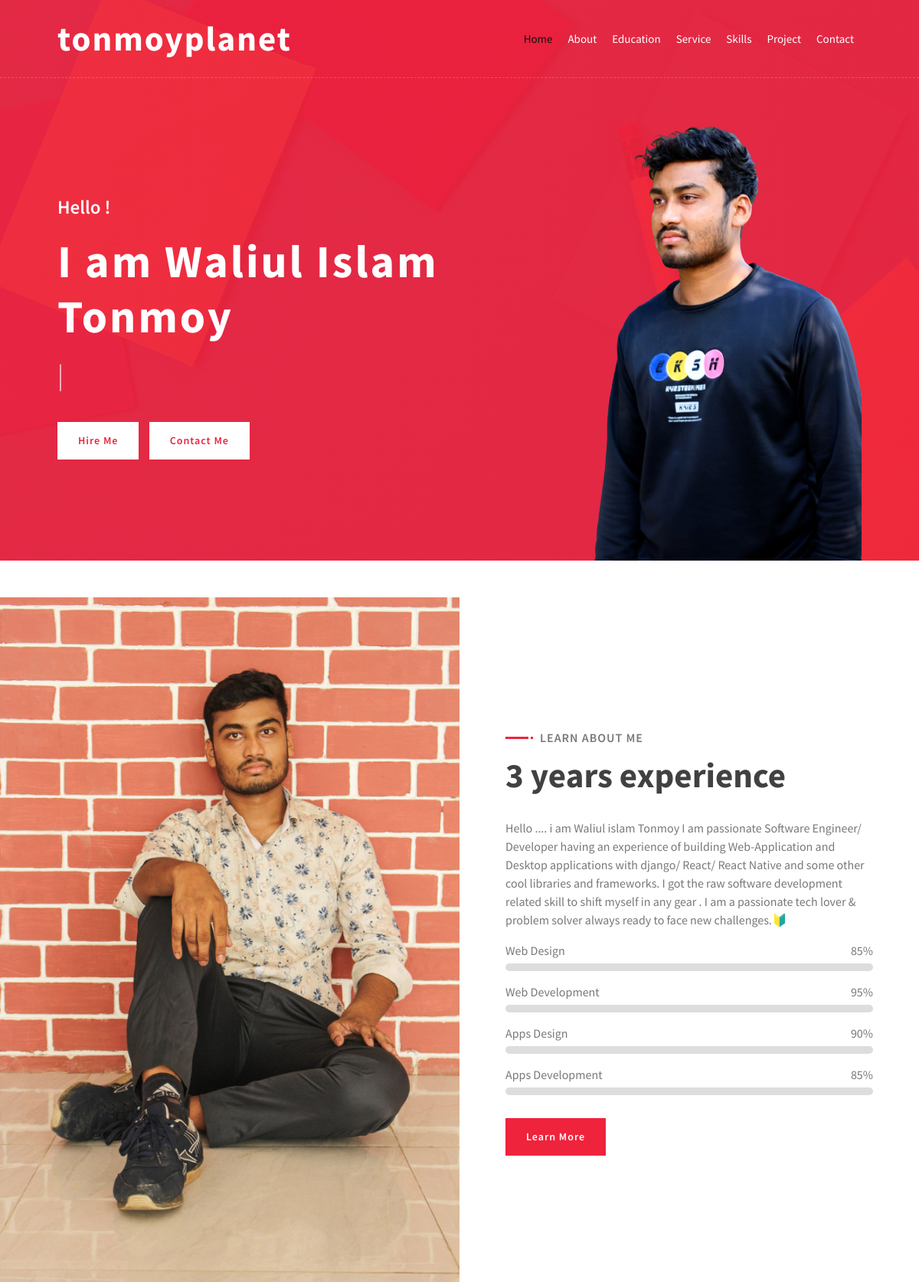
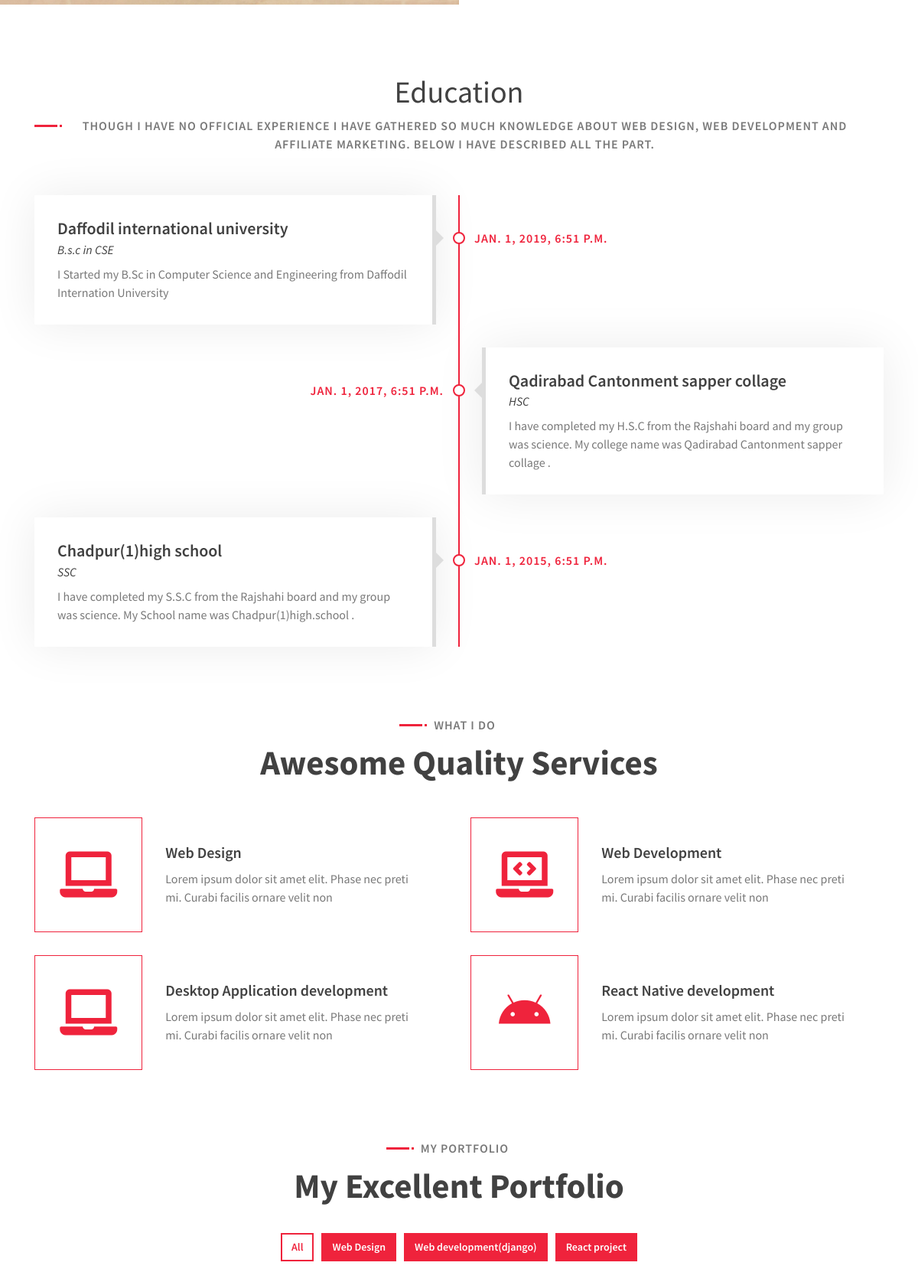
The page / (upper part) on the database its author committed (2 pictures, top to bottom).
### tonmoy/models.py (models this page shows, shortened)
class Home(models.Model):
    name=models.CharField(max_length=250)
    greetings_1=models.CharField(max_length=250)
    greetings_2=models.CharField(max_length=250)
    hire_me=models.URLField(max_length=200,blank=True)
    contact_me=models.URLField(max_length=200,blank=True)
    picture=models.ImageField(upload_to='picture/')
    updated=models.DateTimeField( auto_now=True)

class About(models.Model):
    heading=models.CharField(max_length=250)
    expeirence = models.CharField(max_length=250)
    description=models.TextField(blank=False)
    profile_img=models.ImageField(upload_to='profile/')
    updated=models.DateTimeField(auto_now=True)

class Education(models.Model):
    fname=models.CharField(max_length=50)
    school=models.CharField(max_length=50)
    school_description=models.TextField()
    school_time=models.DateTimeField()
    collage=models.CharField(max_length=50)
    collage_description=models.TextField()
    collage_time=models.DateTimeField()
    university=models.CharField(max_length=50)
    university_description=models.TextField()
    university_time=models.DateTimeField()
    webdesign=models.CharField(max_length=50)
    web_description=models.TextField()
    webdesign_time=models.DateTimeField()
    webdevelopment=models.CharField(max_length=50)
    webdevelopment_description=models.TextField()
    webdevelopment_time=models.DateTimeField()
    updated=models.DateTimeField(auto_now=True)

class Workprocess(models.Model):
    name=models.CharField(max_length=50)
    heading=models.CharField(max_length=50)
    heading_1=models.CharField(max_length=50)
    description_1=models.TextField()
    heading_2=models.CharField(max_length=50)
    description_2=models.TextField()
    heading_3=models.CharField(max_length=50)
    description_3=models.TextField()
    heading_4=models.CharField(max_length=50)
    description_4=models.TextField()
    updated=models.DateTimeField(auto_now=True)

### tonmoy/views.py (the view)
# urls.py: path('',views.index,name='index'),
def index(request):
    home=Home.objects.latest('updated')
    about=About.objects.latest('updated')
    profiles=Profile.objects.filter(about=about)
    education=Education.objects.latest('updated')
    categories=Category.objects.all()
    portfolios=Portfolio.objects.all()
    contact=Contact.objects.latest('updated')
    workprocess=Workprocess.objects.latest('updated')
    diction={'title':'welcome to tonmoyPlanet','home':home,'about':about,'profiles':profiles,'categories':categories,'portfolios':portfolios,'workprocess':workprocess,'education':education,'contact':contact }
    return render (request,'tonmoy/index.html',context=diction)

### templates/tonmoy/index.html (shortened to what this page needs)
{% load static %}
<!DOCTYPE html>
<html lang="en">
    <head>
        <link href="https://cdn.jsdelivr.net/npm/bootstrap@5.0.2/dist/css/bootstrap.min.css" rel="stylesheet">
        <link href="https://stackpath.bootstrapcdn.com/bootstrap/4.4.1/css/bootstrap.min.css" rel="stylesheet">
        <link href="https://cdnjs.cloudflare.com/ajax/libs/font-awesome/5.10.0/css/all.min.css" rel="stylesheet">
        <link href="lib/animate/animate.min.css" rel="stylesheet">
        <link href="lib/owlcarousel/assets/owl.carousel.min.css" rel="stylesheet">
        <link href="lib/lightbox/css/lightbox.min.css" rel="stylesheet">
        <link href="{% static 'css/style.css' %}" rel="stylesheet">
    </head>
    <body data-spy="scroll" data-target=".navbar" data-offset="51">
        <div class="navbar navbar-expand-lg bg-light navbar-light">
            <div class="container-fluid">
                <a href="index.html" class="navbar-brand">{{home.name}}</a>
                <div class="collapse navbar-collapse justify-content-between" id="navbarCollapse">
                    <div class="navbar-nav ml-auto">
                        <a href="#home" class="nav-item nav-link active">Home</a>
                        <a href="#about" class="nav-item nav-link">About</a>
                        <a href="#education" class="nav-item nav-link">Education</a>
                        <a href="#service" class="nav-item nav-link">Service</a>
                        <a href="#experience" class="nav-item nav-link">Skills</a>
                        <a href="#portfolio" class="nav-item nav-link">Project</a>
                        <a href="#contact" class="nav-item nav-link">Contact</a>
                    </div>
                </div>
            </div>
        </div>
        <div class="hero" id="home">
            <div class="container-fluid">
                <div class="row align-items-center">
                    <div class="col-sm-12 col-md-6">
                        <div class="hero-content">
                            <div class="hero-text">
                                <p>{{home.greetings_1}}</p>
                                <h1>{{home.greetings_2}}</h1>
                            </div>
                            <div class="hero-btn">
                                <a class="btn" href="{{home.hire_me}}">Hire Me</a>
                                <a class="btn" href="{{home.contact_me}}">Contact Me</a>
                            </div>
                        </div>
                    </div>
                    <div class="col-sm-12 col-md-6 d-none d-md-block">
                        <div class="hero-image">
                            <img src="{{home.picture.url}}" alt="Hero Image">
                        </div>
                    </div>
                </div>
            </div>
        </div>
        <div class="about wow fadeInUp pt-5" data-wow-delay="0.1s" id="about">
            <div class="container-fluid">
                <div class="row align-items-center">
                    <div class="col-lg-6">
                        <div class="about-img">
                            <img src="{{about.profile_img.url}}" alt="Image">
                        </div>
                    </div>
                    <div class="col-lg-6">
                        <div class="about-content">
                            <div class="section-header text-left">
                                <p>{{about.heading}}</p>
                                <h2>{{about.expeirence}}</h2>
                            </div>
                            <div class="about-text">
                                <p>
                                   {{about.description}}
                                </p>
                            </div>
                            <div class="skills">
                                <div class="skill-name">
                                    <p>Web Design</p><p>85%</p>
                                </div>
                                <div class="progress">
                                </div>
                                <div class="skill-name">
                                    <p>Web Development</p><p>95%</p>
                                </div>
                                <div class="progress">
                                </div>
                                <div class="skill-name">
                                    <p>Apps Design</p><p>90%</p>
                                </div>
                                <div class="progress">
                                </div>
                                <div class="skill-name">
                                    <p>Apps Development</p><p>85%</p>
                                </div>
                                <div class="progress">
                                </div>
                            </div>
                            <a class="btn" href="">Learn More</a>
                        </div>
                    </div>
                </div>
            </div>
        </div>
        <div class="experience" id="education">
            <div class="container">
                <header class="section-header text-center wow zoomIn" data-wow-delay="0.1s">
                    <h1>{{education.fname}}</h1>
                    <p>Though I have no official experience I have gathered so much knowledge about web design, web development and affiliate marketing. Below I have described all the part.</p>
                </header>
                <div class="timeline">
                    <div class="timeline-item left wow slideInLeft" data-wow-delay="0.1s">
                        <div class="timeline-text">
                            <div class="timeline-date">{{education.university_time}}</div>
                            <h2>{{education.university}}</h2>
                            <h4>B.s.c in CSE</h4>
                            <p>
                               {{education.university_description}}
                            </p>
                        </div>
                    </div>
                    <div class="timeline-item right wow slideInRight" data-wow-delay="0.1s">
                        <div class="timeline-text">
                            <div class="timeline-date">{{education.collage_time}}</div>
                            <h2>{{education.collage}}</h2>
                            <h4>HSC</h4>
                            <p>
                                {{education.collage_description}}
                            </p>
                        </div>
                    </div>
                    <div class="timeline-item left wow slideInLeft" data-wow-delay="0.1s">
                        <div class="timeline-text">
                            <div class="timeline-date">{{education.school_time}}</div>
                            <h2>{{education.school}}</h2>
                            <h4>SSC</h4>
                            <p>
                                {{education.school_description}}
                            </p>
                        </div>
                    </div>
                </div>
            </div>
        </div>
        <div class="service" id="service">
            <div class="container">
                <div class="section-header text-center wow zoomIn" data-wow-delay="0.1s">
                    <p>{{workprocess.name}}</p>
                    <h2>{{workprocess.heading}}</h2>
                </div>
                <div class="row">
                    <div class="col-lg-6 wow fadeInUp" data-wow-delay="0.0s">
                        <div class="service-item">
                            <div class="service-icon">
                                <i class="fa fa-laptop"></i>
                            </div>
                            <div class="service-text">
                                <h3>{{workprocess.heading_1}}</h3>
                                <p>
                                {{workprocess.description_1}}
                                </p>
                            </div>
                        </div>
                    </div>
                    <div class="col-lg-6 wow fadeInUp" data-wow-delay="0.2s">
                        <div class="service-item">
                            <div class="service-icon">
                                <i class="fa fa-laptop-code"></i>
                            </div>
                            <div class="service-text">
                                <h3>{{workprocess.heading_2}}</h3>
                                <p>
                                   {{workprocess.description_2}}
                                </p>
                            </div>
                        </div>
                    </div>
                    <div class="col-lg-6 wow fadeInUp" data-wow-delay="0.4s">
                        <div class="service-item">
                            <div class="service-icon">
                                <i class="fa fa-laptop"></i>
                            </div>
                            <div class="service-text">
                                <h3>{{workprocess.heading_3}}</h3>
                                <p>
                                    {{workprocess.description_3}}
                                </p>
                            </div>
                        </div>
                    </div>
                    <div class="col-lg-6 wow fadeInUp" data-wow-delay="0.6s">
                        <div class="service-item">
                            <div class="service-icon">
                                <i class="fab fa-android"></i>
                            </div>
                            <div class="service-text">
                                <h3>{{workprocess.heading_4}}</h3>
                                <p>
                                    {{workprocess.description_4}}
                                </p>
                            </div>
                        </div>
                    </div>
                </div>
            </div>
        </div>
        <div class="portfolio" id="portfolio ">
            <div class="container">
                <div class="section-header text-center wow zoomIn" data-wow-delay="0.1s">
                    <p>My Portfolio</p>
                    <h2>My Excellent Portfolio</h2>
                </div>
                <div class="row">
                    <div class="col-12">
                        <ul id="portfolio-filter">
                            <li data-filter="*" class="filter-active">All</li>
                            <li data-filter=".filter-1">Web Design</li>
                            <li data-filter=".filter-2">Web development(django)</li>
                            <li data-filter=".filter-3">React project</li>
                        </ul>
                    </div>
                </div>
            </div>
        </div>
    </body>
</html>

### rows shown on the page
Home: name "tonmoyplanet", greetings_1 "Hello !", greetings_2 "I am Waliul Islam Tonmoy", picture (picture)
About: profile_img (picture), heading "LEARN ABOUT ME", expeirence "3 years experience", description "Hello .... i am Waliul islam Tonmoy I am passionate Software Engineer/ Developer having an experience of building Web-Application and Desktop applications with django/ React/ React Native and some other cool libraries and frameworks. I got the raw software development related skill to shift myself in any gear . I am a passionate tech lover & problem solver always ready to face new challenges.🔰"
Education: fname "Education", university_time "JAN. 1, 2019, 6:51 P.M.", university "Daffodil international university", university_description "I Started my B.Sc in Computer Science and Engineering from Daffodil Internation University", collage_time "JAN. 1, 2017, 6:51 P.M.", collage "Qadirabad Cantonment sapper collage", collage_description "I have completed my H.S.C from the Rajshahi board and my group was science. My college name was Qadirabad Cantonment sapper collage .", school_time "JAN. 1, 2015, 6:51 P.M.", school "Chadpur(1)high school", school_description "I have completed my S.S.C from the Rajshahi board and my group was science. My School name was Chadpur(1)high.school ."
Workprocess: name "WHAT I DO", heading "Awesome Quality Services", heading_1 "Web Design", description_1 "Lorem ipsum dolor sit amet elit. Phase nec preti mi. Curabi facilis ornare velit non", heading_2 "Web Development", description_2 "Lorem ipsum dolor sit amet elit. Phase nec preti mi. Curabi facilis ornare velit non", heading_3 "Desktop Application development", description_3 "Lorem ipsum dolor sit amet elit. Phase nec preti mi. Curabi facilis ornare velit non", heading_4 "React Native development", description_4 "Lorem ipsum dolor sit amet elit. Phase nec preti mi. Curabi facilis ornare velit non"
